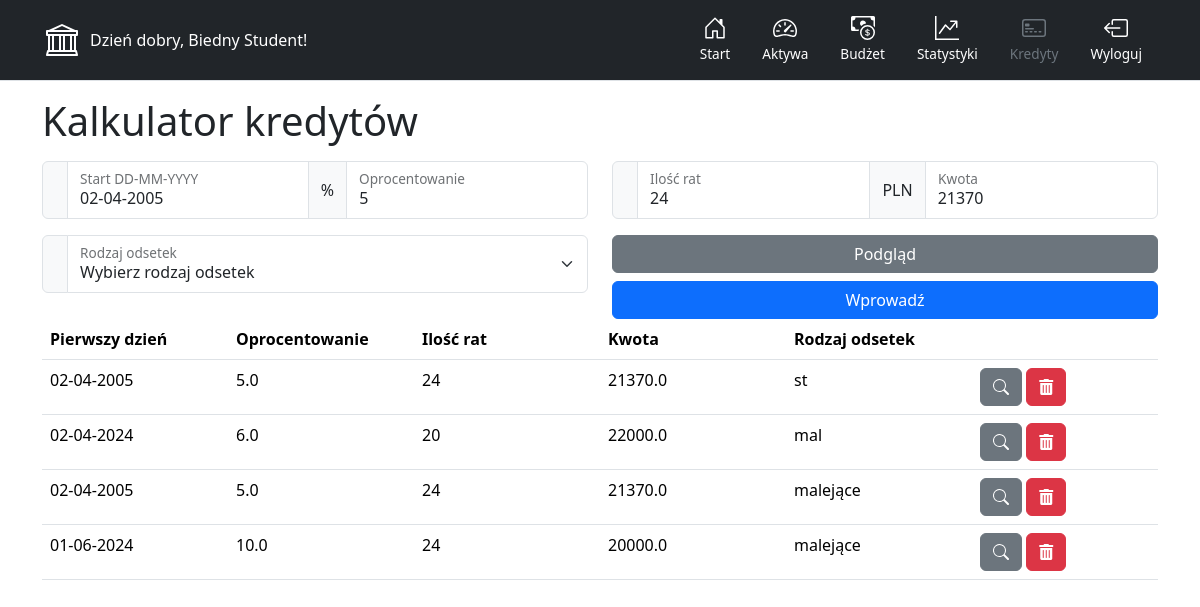
/loans (signed in), run on an earlier commit of the app's database.
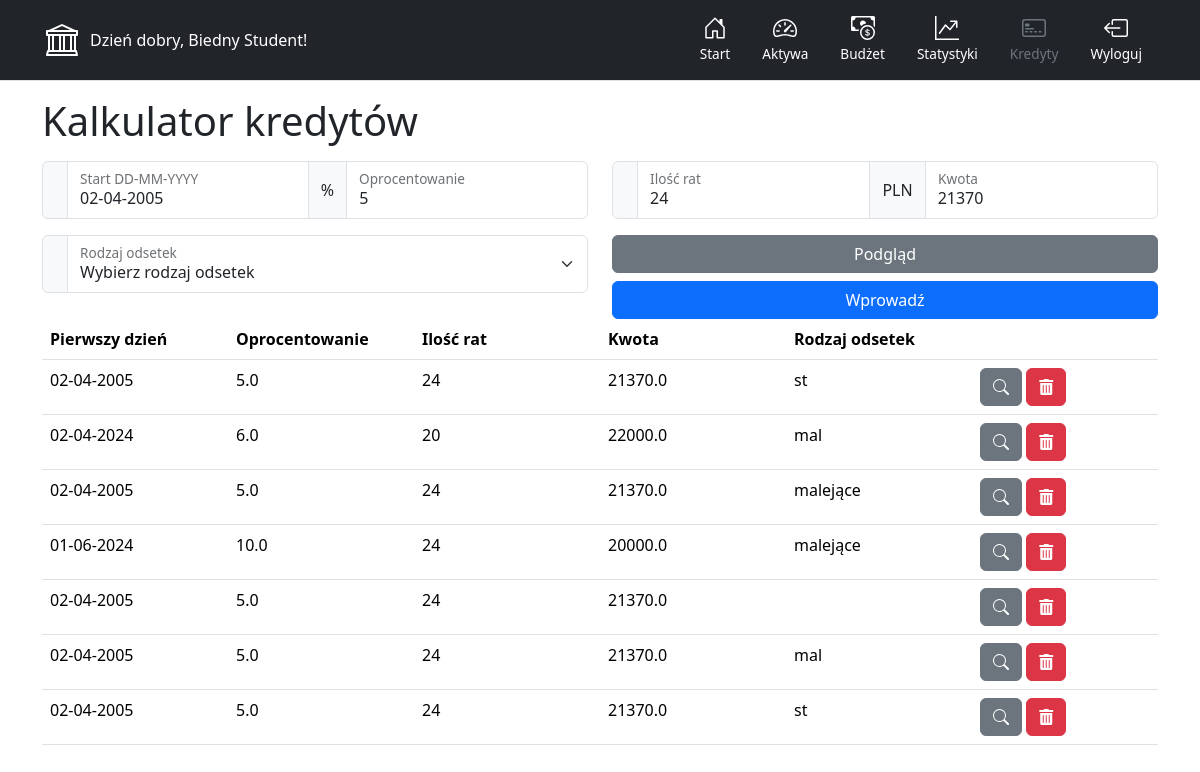
And on a later commit of the database.
### main.py (models this page shows)
class User(UserMixin, db.Model):
    __tablename__ = "users"
    id = db.Column(db.Integer, primary_key=True)
    email = db.Column(db.String(100), unique=True)
    password = db.Column(db.String(100))
    name = db.Column(db.String(1000))
    current_period = db.Column(db.Integer, default=4)

class Loans(db.Model):
    __tablename__ = 'loans'
    loan_id = db.Column(db.Integer, primary_key=True)
    user_id = db.Column(db.Integer)
    start_date = db.Column(db.String(12))
    interest = db.Column(db.Float)
    amount_of_installments = db.Column(db.Integer)
    loan_value = db.Column(db.Float)
    type = db.Column(db.String(5))

### main.py (the view, shortened to what this page needs)
@app.route('/loans', methods=['GET', 'POST'])
def loans():
    result = db.session.execute(
        db.select(Loans).where(Loans.user_id == current_user.id))
    data = result.fetchall()
    return render_template('loans.html', user=current_user, current_page='loans.html', data=data)

### main.py (called while the page is built)
@login_manager.user_loader
def load_user(user_id):
    return db.get_or_404(User, user_id)

### templates/loans.html (shortened to what this page needs)
{% include "header.html" %}
<div class="container">
  <h1>Kalkulator kredytów</h1>
  <div class="row">
    <div class="col-md-6">
      <div class="input-group mb-3">
        <span class="input-group-text"></span>
        <div class="form-floating">
          <input
            type="text"
            class="form-control"
            id="floatingInputGroup4"
            placeholder="Start DD-MM-YYYY"
            value="02-04-2005"
          />
          <label for="floatingInputGroup4">Start DD-MM-YYYY</label>
        </div>
        <span class="input-group-text">%</span>
        <div class="form-floating">
          <input
            type="text"
            class="form-control"
            id="floatingInputGroup3"
            placeholder="Oprocentowanie"
            value="5"
          />
          <label for="floatingInputGroup3">Oprocentowanie</label>
        </div>
      </div>
    </div>
    <div class="col-md-6">
      <div class="input-group mb-3">
        <span class="input-group-text"></span>
        <div class="form-floating">
          <input
            type="text"
            class="form-control"
            id="floatingInputGroup2"
            placeholder="Ilość rat"
            value="24"
          />
          <label for="floatingInputGroup2">Ilość rat</label>
        </div>
        <span class="input-group-text">PLN</span>
        <div class="form-floating">
          <input
            type="text"
            class="form-control"
            id="floatingInputGroup1"
            placeholder="Kwota"
            value="21370"
          />
          <label for="floatingInputGroup1">Kwota</label>
        </div>
      </div>
    </div>
  </div>
  <div class="row">
    <div class="col-md-6">
      <div class="input-group mb-3">
        <span class="input-group-text"></span>
        <div class="form-floating">
          <select class="form-select" id="floatingInputGroup5">
            <option selected disabled>Wybierz rodzaj odsetek</option>
          </select>
          <label for="floatingInputGroup5">Rodzaj odsetek</label>
        </div>
      </div>
    </div>
    <div class="col-md-6">
      <div class="d-grid gap-2">
        <button type="button" class="btn btn-secondary">Podgląd</button>
        <button type="button" id="insercik" class="btn btn-primary">
          Wprowadź
        </button>
      </div>
    </div>
  </div>
  <div id="table" class="table-editable">
    <table id="loansTable" class="table" style="table-layout: fixed">
      <thead>
        <tr>
          <th>Pierwszy dzień</th>
          <th>Oprocentowanie</th>
          <th>Ilość rat</th>
          <th>Kwota</th>
          <th>Rodzaj odsetek</th>
          <th></th>
        </tr>
      </thead>
      <tbody>
        {% for value in data %}
        <tr>
    <td id="1" contenteditable="false">{{value[0].start_date}}</td>
    <td id="2" contenteditable="false">{{value[0].interest}}</td>
    <td id="3" contenteditable="false">{{value[0].amount_of_installments}}</td>
    <td id="4" contenteditable="false">{{value[0].loan_value}}</td>
    <td id="5" contenteditable="false">{{value[0].type}}</td>
    <td>
        <button class="table-lookup btn btn-secondary" aria-label="Lookup" data-id="{{value[0].loan_id}}">
            <i class="fa-solid fa-magnifying-glass"><svg xmlns="http://www.w3.org/2000/svg" width="16" height="16" fill="currentColor" class="bi bi-search" viewBox="0 0 16 16">
          <path d="M11.742 10.344a6.5 6.5 0 1 0-1.397 1.398h-.001q.044.06.098.115l3.85 3.85a1 1 0 0 0 1.415-1.414l-3.85-3.85a1 1 0 0 0-.115-.1zM12 6.5a5.5 5.5 0 1 1-11 0 5.5 5.5 0 0 1 11 0"/>
        </svg></i>
        </button>
        <button class="table-remove btn btn-danger" aria-label="Remove Row" data-id="{{value[0].loan_id}}">
            <i class="fas fa-trash-alt" ></i>
        </button>
    </td>
</tr>
        {% endfor %}
      </tbody>
    </table>
  </div>
  {% include "footer.html" %}

### templates/header.html (shortened to what this page needs)
<!doctype html>
<html lang="en" data-bs-theme="auto">
  <head>
  <link href="https://cdnjs.cloudflare.com/ajax/libs/font-awesome/5.15.4/css/all.min.css" rel="stylesheet">
    <link href="../static/css/bootstrap.min.css" rel="stylesheet">
    <link href="../static/css/headers.css" rel="stylesheet" >
  </head>
  <body>
<main>
  <header>
    <div class="px-3 py-2 text-bg-dark border-bottom">
      <div class="container">
        <div class="d-flex flex-wrap align-items-center justify-content-center justify-content-lg-start">
          <a href="/" class="d-flex align-items-center my-2 my-lg-0 me-lg-auto text-white text-decoration-none">
            <svg class="bi me-2" width="40" height="32" role="img" aria-label="Bootstrap"><use xlink:href="#bank"/></svg>
            {% if user.is_authenticated: %}
            Dzień dobry, {{user.name}}!
            {% else %}
            Niezalogowany, zaloguj się!
            {% endif %}
          </a>
          <ul class="nav col-12 col-lg-auto my-2 justify-content-center my-md-0 text-small">
            <li>
              {% if current_page == 'index.html' %}
              <a href="{{ url_for('main')}}" class="nav-link text-secondary">
                {% else %}
                <a href="{{ url_for('main')}}" class="nav-link text-white">
                {% endif %}
                <svg class="bi d-block mx-auto mb-1" width="24" height="24"><use xlink:href="#home"/></svg>
                Start
              </a>
            </li>
            {% if user.is_authenticated: %}
            <li>
              {% if current_page == 'cashflow.html' %}
                <a href="{{ url_for('cashflow')}}" class="nav-link text-secondary">
                {% else %}
                <a href="{{ url_for('cashflow')}}" class="nav-link text-white">
                  {% endif %}
                <svg class="bi d-block mx-auto mb-1" width="24" height="24"><use xlink:href="#speedometer2"/></svg>
                Aktywa
              </a>
            </li>
            <li>
              {% if current_page == 'budget.html' %}
              <a href="{{ url_for('budget')}}" class="nav-link text-secondary">
                {% else %}
                <a href="{{ url_for('budget')}}" class="nav-link text-white">
                  {% endif %}
                <svg class="bi d-block mx-auto mb-1" width="24" height="24"><use xlink:href="#cash-coin"/></svg>
                Budżet
              </a>
            </li>
            <li>
              {% if current_page == 'stats.html' %}
              <a href="{{ url_for('stats')}}" class="nav-link text-secondary">
                {% else %}
                <a href="{{ url_for('stats')}}" class="nav-link text-white">
                  {% endif %}
                <svg class="bi d-block mx-auto mb-1" width="24" height="24"><use xlink:href="#graph"/></svg>
                Statystyki
              </a>
            </li>
            <li>
              {% if current_page == 'loans.html' %}
              <a href="{{ url_for('loans')}}" class="nav-link text-secondary">
                {% else %}
                <a href="{{ url_for('loans')}}" class="nav-link text-white">
                  {% endif %}
                <svg class="bi d-block mx-auto mb-1" width="24" height="24"><use xlink:href="#credit"/></svg>
                Kredyty
              </a>
            </li>
            {% endif %}
            {% if user.is_authenticated: %}
            <li>
              <a href="{{ url_for('logout')}}" class="nav-link text-white">
                <svg class="bi d-block mx-auto mb-1" width="24" height="24"><use xlink:href="#box-arrow-left"/></svg>
                Wyloguj
              </a>
            </li>
            {% endif %}
          </ul>
        </div>
      </div>
    </div>
  </header>
</main>

### templates/footer.html
    </body>
</html>

### static/css/headers.css (style rules this page uses)
.text-small { font-size: 85%; }
.bi { vertical-align: -.125em; fill: currentColor; }

What changed in the data, as far as the page shows it:
added Loans: start_date "02-04-2005", interest "5.0", amount_of_installments "24", loan_value "21370.0"
added Loans: start_date "02-04-2005", interest "5.0", amount_of_installments "24", loan_value "21370.0", type "mal"
added Loans: start_date "02-04-2005", interest "5.0", amount_of_installments "24", loan_value "21370.0", type "st"
